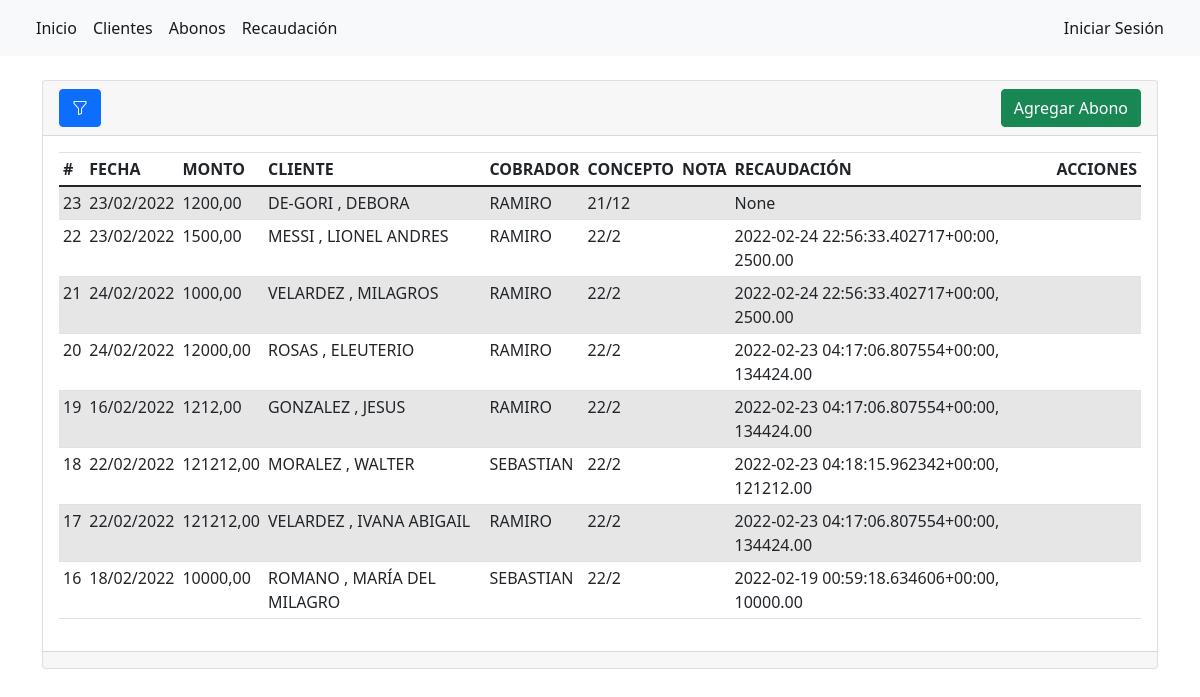
/abonos/, run on the app's committed database.
### abonos/models.py (models this page shows, shortened)
class Abono(models.Model):
    cliente = models.ForeignKey(
        'Cliente',
        null=True,
        on_delete=SET_NULL
        )
    cobrador = models.ForeignKey(
        'Cobrador',
        null=True,
        on_delete=SET_NULL
        )
    recaudacion = models.ForeignKey(
        'Recaudacion',
        null=True,
        on_delete=SET_NULL,
        default=None
    )
    concepto = models.ForeignKey(
        'Concepto',
        null=True,
        on_delete=SET_NULL,
        default=None
        )
    fecha = models.DateTimeField(
        blank=True,
        null=True,
        default= datetime.now,
        verbose_name="fecha"
        )
    monto = models.DecimalField(
        max_digits=10,
        decimal_places=2,
        default=0.00,
        verbose_name="monto"
        )
    nota = models.CharField(
        max_length=100,
        blank=True,
        verbose_name="nota"
        )
    creado = models.DateTimeField(auto_now_add=True)
    modificado = models.DateTimeField(auto_now=True)
    class Meta:
        verbose_name = "Abono"
        verbose_name_plural = "Abonos"
        ordering = ['-modificado', '-creado']

class Cliente(models.Model):
    apellido = models.CharField(max_length=45, verbose_name="apellido")
    nombre = models.CharField(max_length=45, verbose_name="nombre")
    activo = models.BooleanField(default=True, verbose_name="activo")
    creado = models.DateTimeField(auto_now_add=True)
    modificado = models.DateTimeField(auto_now=True)
    class Meta:
        verbose_name = "Cliente"
        verbose_name_plural = "Clientes"
        ordering = ['-modificado', '-creado']
        unique_together = ['apellido', 'nombre']

class Cobrador(models.Model):
    nombre = models.CharField(max_length=45, verbose_name="nombre")
    activo = models.BooleanField(default=True, verbose_name="activo")
    usuario = models.ForeignKey(User,null=True, on_delete=SET_NULL)
    creado = models.DateTimeField(auto_now_add=True)
    modificado = models.DateTimeField(auto_now=True)
    class Meta:
        verbose_name = "Cobrador"
        verbose_name_plural = "Cobradores"
        ordering = ['-modificado', '-creado']
        unique_together = ['nombre']

class Concepto(models.Model):
    año = models.IntegerField()
    mes = models.IntegerField()
    creado = models.DateTimeField(auto_now_add=True)
    modificado = models.DateTimeField(auto_now=True)
    def __str__(self):
        fila = str(self.año) + '/' + str(self.mes)
        return fila
    class Meta:
        verbose_name = "Concepto"
        verbose_name_plural = "Conceptos"
        ordering = ['-modificado', '-creado']

class Recaudacion(models.Model):
    cobrador = models.ForeignKey(
        'Cobrador',
        blank=False,
        null=True,
        on_delete=SET_NULL
        )
    fecha = models.DateTimeField(
        blank=True,
        null=True,
        default= datetime.now,
        verbose_name="fecha"
        )
    monto = models.DecimalField(
        max_digits=10,
        decimal_places=2,
        default=0.00,
        verbose_name="monto"
        )
    nota = models.CharField(
        max_length=100,
        blank=True,
        verbose_name="nota"
        )
    creado = models.DateTimeField(auto_now_add=True)
    modificado = models.DateTimeField(auto_now=True)
    def __str__(self):
        fila = str(self.creado) + ", " + str(self.monto)
        return fila
    class Meta:
        verbose_name = "Recaudación"
        verbose_name_plural = "Recaudaciones"
        ordering = ['-modificado', '-creado']

### abonos/views.py (the view)
# urls.py: path('abonos/', views.abonos, name='abonos'),
def abonos(request):
    if request.GET.get('query_cobrador') != None:
        query_cobrador = request.GET.get('query_cobrador')
        abonos = Abono.objects.filter(cobrador__id = query_cobrador).order_by('-creado')
    if request.GET.get('query_concepto') != None:
        query_concepto = request.GET.get('query_concepto')
        abonos = Abono.objects.filter(concepto = query_concepto).order_by('-creado')
    if request.GET.get('query_cliente') != None:
        query_cliente = request.GET.get('query_cliente')
        abonos = Abono.objects.filter(cliente__id = query_cliente).order_by('-creado')
    if request.GET.get('query_recaudacion') != None:
        query_recaudacion = request.GET.get('query_recaudacion')
        abonos = Abono.objects.filter(recaudacion = query_recaudacion).order_by('-creado')
    if request.GET.get('query_recaudaciones') != None:
        query_recaudacion = request.GET.get('query_recaudaciones')
        if query_recaudacion == "1":
            abonos = Abono.objects.exclude(recaudacion=None).order_by('-creado')
        if query_recaudacion == "0":
            abonos = Abono.objects.filter(recaudacion=None).order_by('-creado')
    if request.GET.get('query_cliente') == None and request.GET.get('query_cobrador') == None and request.GET.get('query_concepto') == None and request.GET.get('query_recaudaciones') == None and request.GET.get('query_recaudacion') == None:
        abonos = Abono.objects.all().order_by('-creado')
    conceptos = Concepto.objects.all().order_by('-creado')
    cobradores = Cobrador.objects.all()
    context = {
        'abonos': abonos,
        'cobradores': cobradores,
        'conceptos': conceptos,
    }
    return render(request, 'abonos/index.html', context)

### abonos/templates/abonos/index.html (shortened to what this page needs)
{% extends "base.html" %}
{% block contenido %}
<div class="card">
    <div class="card-header d-flex justify-content-between">
        <a class="btn btn-primary" data-bs-toggle="offcanvas" href="#filtros" role="button" aria-controls="filtros">
            <i class="bi bi-funnel"></i>
        </a>
        <a class="btn btn-success" href="{% url 'agregar_abono' %}" role="button">Agregar Abono</a>
    </div>
    <div class="card-body">
        <div class="table-responsive">
            <table class="table table-sm table-striped table-hover">
                <thead>
                    <tr>
                        <th>#</th>
                        <th>FECHA</th>
                        <th>MONTO</th>
                        <th>CLIENTE</th>
                        <th>COBRADOR</th>
                        <th>CONCEPTO</th>
                        <th>NOTA</th>
                        <th>RECAUDACIÓN</th>
                        <th>ACCIONES</th>
                    </tr>
                </thead>
                <tbody>
                    {% for abono in abonos %}
                    <tr>
                        <td>{{ abono.id }}</td>
                        <td>{{ abono.fecha|date:"d/m/Y" }}</td>
                        <td>{{ abono.monto }}</td>
                        <td>{{ abono.cliente.apellido }} , {{ abono.cliente.nombre }}</td>
                        <td>{{ abono.cobrador.nombre }}</td>
                        <td>{{ abono.concepto }}</td>
                        <td>{{ abono.nota }}</td>
                        <td>{{ abono.recaudacion }}</td>
                        <td>
                        </td>
                    </tr>
                    {% endfor %}
                </tbody>
            </table>
        </div>
    </div>
    <div class="card-footer text-muted">
    </div>
</div>
{% endblock %}

### data on the page
Abono: id "23", fecha "23/02/2022", monto "1200,00", cliente.apellido "DE-GORI", cliente.nombre "DEBORA", cobrador.nombre "RAMIRO", concepto "21/12", recaudacion "None"
Abono: id "22", fecha "23/02/2022", monto "1500,00", cliente.apellido "MESSI", cliente.nombre "LIONEL ANDRES", cobrador.nombre "RAMIRO", concepto "22/2", recaudacion "2022-02-24 22:56:33.402717+00:00, 2500.00"
Abono: id "21", fecha "24/02/2022", monto "1000,00", cliente.apellido "VELARDEZ", cliente.nombre "MILAGROS", cobrador.nombre "RAMIRO", concepto "22/2", recaudacion "2022-02-24 22:56:33.402717+00:00, 2500.00"
Abono: id "20", fecha "24/02/2022", monto "12000,00", cliente.apellido "ROSAS", cliente.nombre "ELEUTERIO", cobrador.nombre "RAMIRO", concepto "22/2", recaudacion "2022-02-23 04:17:06.807554+00:00, 134424.00"
Abono: id "19", fecha "16/02/2022", monto "1212,00", cliente.apellido "GONZALEZ", cliente.nombre "JESUS", cobrador.nombre "RAMIRO", concepto "22/2", recaudacion "2022-02-23 04:17:06.807554+00:00, 134424.00"
Abono: id "18", fecha "22/02/2022", monto "121212,00", cliente.apellido "MORALEZ", cliente.nombre "WALTER", cobrador.nombre "SEBASTIAN", concepto "22/2", recaudacion "2022-02-23 04:18:15.962342+00:00, 121212.00"
Abono: id "17", fecha "22/02/2022", monto "121212,00", cliente.apellido "VELARDEZ", cliente.nombre "IVANA ABIGAIL", cobrador.nombre "RAMIRO", concepto "22/2", recaudacion "2022-02-23 04:17:06.807554+00:00, 134424.00"
Abono: id "16", fecha "18/02/2022", monto "10000,00", cliente.apellido "ROMANO", cliente.nombre "MARÍA DEL MILAGRO", cobrador.nombre "SEBASTIAN", concepto "22/2", recaudacion "2022-02-19 00:59:18.634606+00:00, 10000.00"
